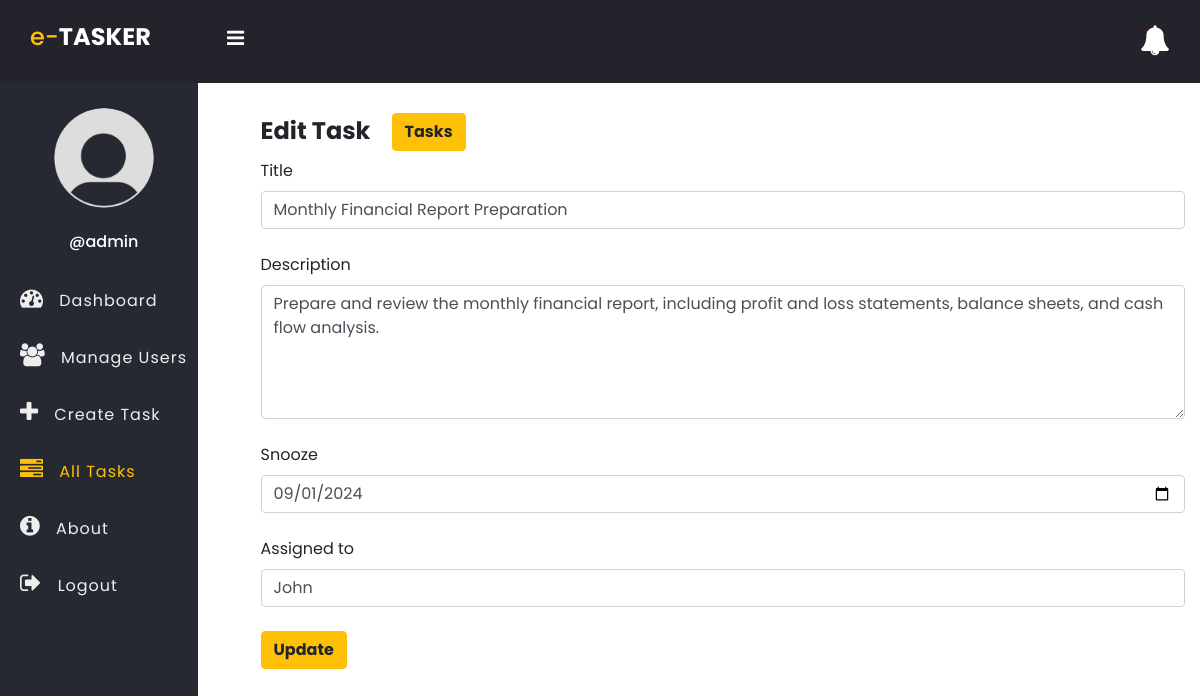
/edit-task.php?id=4 (signed in), run on the app's committed database.
### tables this page shows
CREATE TABLE `tasks` (
  `id` int(11) NOT NULL,
  `title` varchar(100) NOT NULL,
  `description` text DEFAULT NULL,
  `assigned_to` int(11) DEFAULT NULL,
  `due_date` date DEFAULT NULL,
  `status` enum('pending','in_progress','completed') DEFAULT 'pending',
  `created_at` timestamp NOT NULL DEFAULT current_timestamp()
);

### app/Model/Task.php (called while the page is built, shortened)
<?php
function get_task_by_id($conn, $id){
	$sql = "SELECT * FROM tasks WHERE id =? ";
	$stmt = $conn->prepare($sql);
	$stmt->execute([$id]);
	if($stmt->rowCount() > 0){
		$task = $stmt->fetch();
	}else $task = 0;
	return $task;
}

### app/Model/User.php (called while the page is built, shortened)
<?php
function get_all_users($conn){
	$sql = "SELECT * FROM users WHERE role =? ";
	$stmt = $conn->prepare($sql);
	$stmt->execute(["employee"]);
	if($stmt->rowCount() > 0){
		$users = $stmt->fetchAll();
	}else $users = 0;
	return $users;
}

### edit-task.php (the view, shortened to what this page needs)
<?php
if (isset($_SESSION['role']) && isset($_SESSION['id']) && $_SESSION['role'] == "admin") {
	include "DB_connection.php";
	include "app/Model/Task.php";
	include "app/Model/User.php";
	$id = $_GET['id'];
	$task = get_task_by_id($conn, $id);
	$users = get_all_users($conn);
?>
	<!DOCTYPE html>
	<html>
	<head>
		<link rel="stylesheet" href="https://stackpath.bootstrapcdn.com/font-awesome/4.7.0/css/font-awesome.min.css">
		<link rel="stylesheet" href="https://cdn.jsdelivr.net/npm/bootstrap@5.3.3/dist/css/bootstrap.min.css">
		<link rel="stylesheet" href="css/dashboard_animations.css">
		<link rel="stylesheet" href="css/style.css">
	</head>
	<body>
		<?php include "inc/header.php" ?>
		<div class="body">
			<?php include "inc/nav.php" ?>
			<section class="ml-5 container section-1 bg-white">
				<h4 class="fw-bold">Edit Task <a href="tasks.php" class="btn btn-warning fw-bold ms-3">Tasks</a></h4>
				<form
					method="POST"
					action="app/update-task.php">
					<div class="input-holder">
						<label>Title</label>
						<input type="text" name="title" class="form-control" placeholder="Full Name" value="<?= $task['title'] ?>"><br>
					</div>
					<div class="input-holder">
						<label>Description</label>
						<textarea name="description" rows="5" class="form-control"><?= $task['description'] ?></textarea><br>
					</div>
					<div class="input-holder">
						<label>Snooze</label>
						<input type="date" name="due_date" class="form-control" placeholder="Snooze" value="<?= $task['due_date'] ?>"><br>
					</div>
					<div class="input-holder">
						<label>Assigned to</label>
						<select name="assigned_to" class="form-control">
							<?php if ($users != 0) {
								foreach ($users as $user) {
									if ($task['assigned_to'] == $user['id']) { ?>
										<option selected value="<?= $user['id'] ?>"><?= $user['full_name'] ?></option>
									<?php } else { ?>
										<option value="<?= $user['id'] ?>"><?= $user['full_name'] ?></option>
							<?php }
								}
							} ?>
						</select><br>
					</div>
					<button class="btn btn-warning fw-bold">Update</button>
				</form>
			</section>
		</div>
	</body>
	</html>
<?php } else {
	$em = "First login";
	header("Location: login.php?error=$em");
	exit();
}
?>

### css/style.css (style rules this page uses)
* { padding: 0; margin: 0; box-sizing: border-box; font-family: arial, sans-serif; }
.body { display: flex; }
.section-1 { padding: 30px; }
.section-1 { width: 100%; background: #ffe; }

### data on the page
tasks: title "Monthly Financial Report Preparation", description "Prepare and review the monthly financial report, including profit and loss statements, balance sheets, and cash flow analysis.", due_date "09/01/2024"

### other printed values
$_SESSION['username'] "admin"
form field assigned_to "John"
